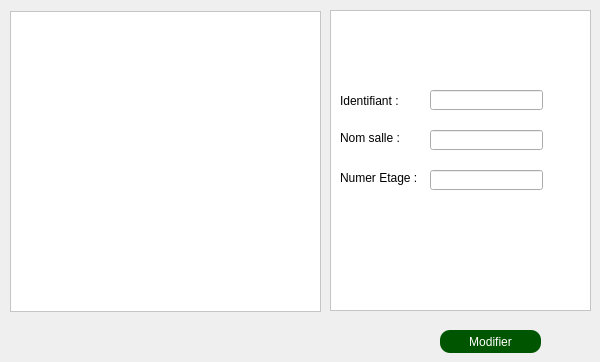
        <widget class="QWidget" name="tab_10">
         <attribute name="title">
          <string>Modifier une salle</string>
         </attribute>
         <widget class="QLabel" name="ID_7">
          <property name="geometry">
           <rect>
            <x>340</x>
            <y>90</y>
            <width>81</width>
            <height>21</height>
           </rect>
          </property>
          <property name="text">
           <string>Identifiant :</string>
          </property>
         </widget>
         <widget class="QLineEdit" name="Nom_modif_salle">
          <property name="geometry">
           <rect>
            <x>430</x>
            <y>130</y>
            <width>113</width>
            <height>20</height>
           </rect>
          </property>
         </widget>
         <widget class="QLabel" name="Prenom_7">
          <property name="geometry">
           <rect>
            <x>340</x>
            <y>170</y>
            <width>81</width>
            <height>16</height>
           </rect>
          </property>
          <property name="text">
           <string>Numer Etage :</string>
          </property>
         </widget>
         <widget class="QLabel" name="Nom_9">
          <property name="geometry">
           <rect>
            <x>340</x>
            <y>130</y>
            <width>81</width>
            <height>16</height>
           </rect>
          </property>
          <property name="text">
           <string>Nom salle :</string>
          </property>
         </widget>
         <widget class="QLineEdit" name="ID_modif_salle">
          <property name="geometry">
           <rect>
            <x>430</x>
            <y>90</y>
            <width>113</width>
            <height>20</height>
           </rect>
          </property>
         </widget>
         <widget class="QPushButton" name="pb_modifier_salle">
          <property name="geometry">
           <rect>
            <x>440</x>
            <y>330</y>
            <width>101</width>
            <height>23</height>
           </rect>
          </property>
          <property name="styleSheet">
           <string notr="true">border-radius: 10px;
background-color: rgb(0, 85, 0);
color: white</string>
          </property>
          <property name="text">
           <string>Modifier</string>
          </property>
         </widget>
         <widget class="QLineEdit" name="numetage_modif_salle">
          <property name="geometry">
           <rect>
            <x>430</x>
            <y>170</y>
            <width>113</width>
            <height>20</height>
           </rect>
          </property>
         </widget>
         <widget class="QTableView" name="tab_modifier_salle">
          <property name="geometry">
           <rect>
            <x>10</x>
            <y>11</y>
            <width>311</width>
            <height>301</height>
           </rect>
          </property>
          <property name="styleSheet">
           <string notr="true">background-color: white</string>
          </property>
         </widget>
         <widget class="QTableWidget" name="tableWidget_2">
          <property name="geometry">
           <rect>
            <x>330</x>
            <y>10</y>
            <width>261</width>
            <height>301</height>
           </rect>
          </property>
          <property name="styleSheet">
           <string notr="true">background-color:white</string>
          </property>
         </widget>
         <zorder>tableWidget_2</zorder>
         <zorder>ID_7</zorder>
         <zorder>Nom_modif_salle</zorder>
         <zorder>Prenom_7</zorder>
         <zorder>Nom_9</zorder>
         <zorder>ID_modif_salle</zorder>
         <zorder>pb_modifier_salle</zorder>
         <zorder>numetage_modif_salle</zorder>
         <zorder>tab_modifier_salle</zorder>
        </widget>
